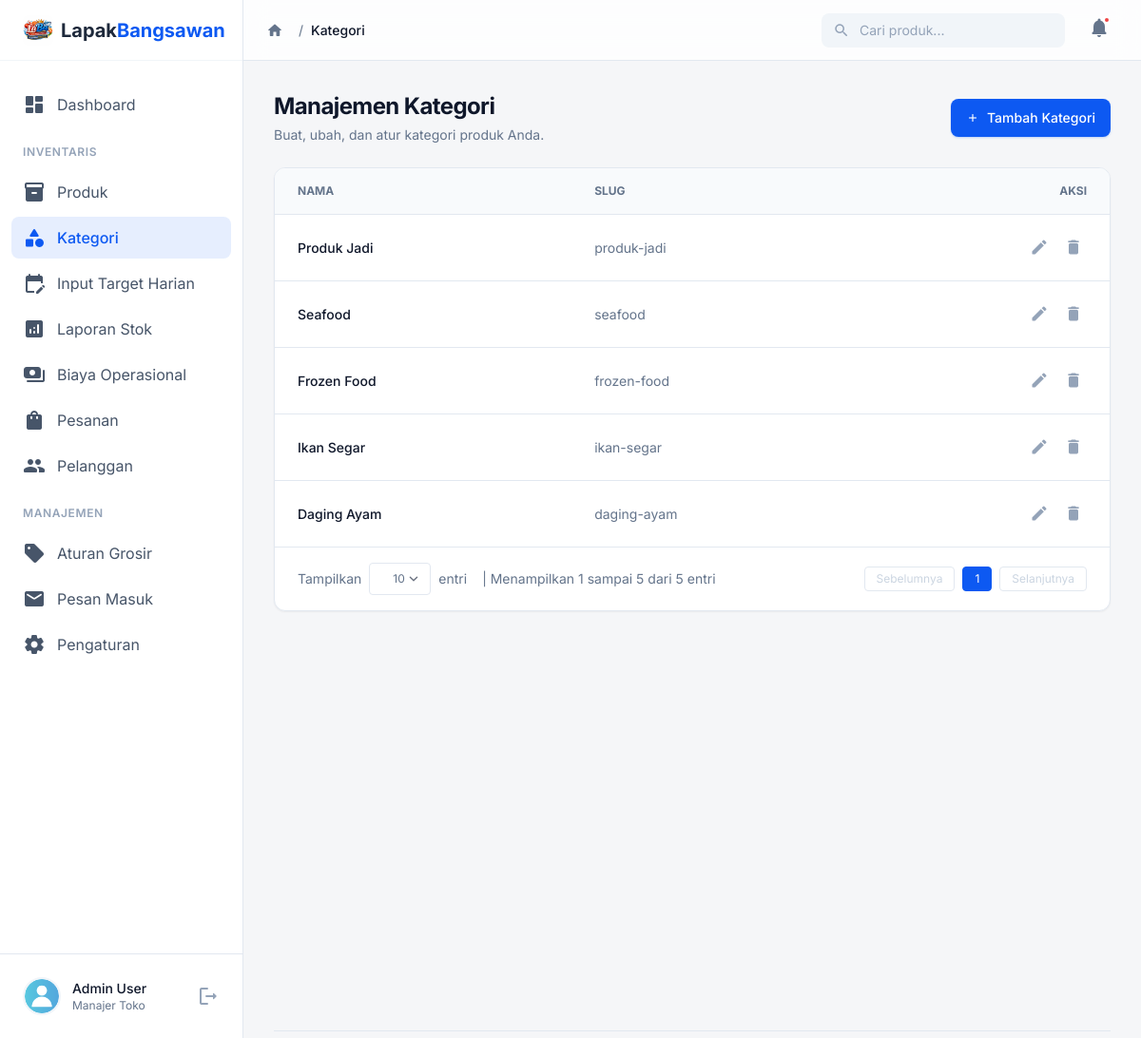
Screenshot of /admin/categories.php (signed in) with the database file from the repository.
### tables this page shows
CREATE TABLE `users` (
  `id` int(11) NOT NULL,
  `username` varchar(50) NOT NULL,
  `full_name` varchar(100) DEFAULT 'Admin User',
  `password` varchar(255) NOT NULL,
  `email` varchar(100) NOT NULL,
  `created_at` timestamp NOT NULL DEFAULT current_timestamp()
);

CREATE TABLE `categories` (
  `id` int(11) NOT NULL,
  `name` varchar(100) NOT NULL,
  `slug` varchar(100) NOT NULL,
  `created_at` timestamp NOT NULL DEFAULT current_timestamp()
);

### admin/categories.php (the view, shortened to what the rows shown need)
<?php
require(ROOT_PATH . "includes/admin/notification_logic.php");
$limit = isset($_GET['limit']) ? intval($_GET['limit']) : 10;
$page = isset($_GET['page']) ? (int) $_GET['page'] : 1;
$start = ($page > 1) ? ($page * $limit) - $limit : 0;
$result = $conn->query("SELECT * FROM categories ORDER BY id DESC LIMIT $start, $limit");
?>
<!DOCTYPE html>
<html class="light" lang="en">
<head>
    <script src="https://cdn.tailwindcss.com?plugins=forms,container-queries"></script>
    <script id="tailwind-config">
        tailwind.config = {
            darkMode: "class",
            theme: {
                extend: {
                    colors: {
                        "primary": "#0d59f2",
                        "background-light": "#f5f6f8",
                        "background-dark": "#101622",
                        "surface-light": "#ffffff",
                        "surface-dark": "#1e293b",
                    },
                    fontFamily: {
                        "display": ["Inter", "sans-serif"]
                    },
                    borderRadius: { "DEFAULT": "0.25rem", "lg": "0.5rem", "xl": "0.75rem", "2xl": "1rem", "full": "9999px" },
                },
            },
        }
    </script>
</head>
<body
    class="bg-background-light dark:bg-background-dark text-slate-600 dark:text-slate-300 font-display transition-colors duration-200 antialiased overflow-hidden h-screen flex">
    <?php include ROOT_PATH . "includes/admin/sidebar.php"; ?>
    <main class="flex-1 flex flex-col h-full relative overflow-hidden">
        <?php $page_title = "Kategori";
        include ROOT_PATH . "includes/admin/header.php"; ?>
        <div class="flex-1 overflow-y-auto p-6 md:p-8 scroll-smooth">
            <div class="max-w-7xl mx-auto flex flex-col gap-6 w-full h-full">
                <?php if (isset($_GET['action']) && ($_GET['action'] == 'add' || $_GET['action'] == 'edit')):
                    $edit_row = null;
                    if ($_GET['action'] == 'edit' && isset($_GET['id'])) {
                        $eid = intval($_GET['id']);
                        $edit_row = mysqli_fetch_assoc($conn->query("SELECT * FROM categories WHERE id=$eid"));
                    }
                    ?>
                    <div
                        class="bg-surface-light dark:bg-surface-dark rounded-xl border border-slate-200 dark:border-slate-800 p-6 max-w-2xl">
                        <h2 class="text-xl font-bold text-slate-900 dark:text-white mb-6">
                            <?php echo isset($edit_row) ? 'Ubah Kategori' : 'Tambah Kategori Baru'; ?>
                        </h2>
                        <form method="POST" enctype="multipart/form-data" class="flex flex-col gap-6">
                            <?php if (isset($edit_row)): ?>
                                <input type="hidden" name="id" value="<?php echo $edit_row['id']; ?>">
                                <input type="hidden" name="update_category" value="1">
                            <?php else: ?>
                                <input type="hidden" name="add_category" value="1">
                            <?php endif; ?>
                            <div>
                                <label class="block text-sm font-medium text-slate-700 dark:text-slate-300 mb-2">Category
                                    Name</label>
                                <input type="text" name="name" required value="<?php echo $edit_row['name'] ?? ''; ?>"
                                    class="w-full rounded-lg border-slate-200 bg-slate-50 dark:bg-slate-800 dark:border-slate-700 text-slate-900 dark:text-white focus:ring-primary focus:border-primary">
                            </div>
                            <div class="flex gap-4 pt-4">
                                <button type="submit"
                                    class="bg-primary text-white px-6 py-2.5 rounded-lg hover:bg-blue-600 transition-colors font-medium">Simpan
                                    Kategori</button>
                                <a href="categories.php"
                                    class="bg-slate-100 text-slate-700 px-6 py-2.5 rounded-lg hover:bg-slate-200 dark:bg-slate-800 dark:text-slate-300 transition-colors font-medium">Batal</a>
                            </div>
                        </form>
                    </div>
                <?php else: ?>
                    <div class="flex flex-col md:flex-row md:items-center justify-between gap-4">
                        <div>
                            <h2 class="text-2xl font-bold tracking-tight text-slate-900 dark:text-white">Manajemen Kategori
                            </h2>
                        </div>
                    </div>
                    <div
                        class="bg-surface-light dark:bg-surface-dark rounded-xl border border-slate-200 dark:border-slate-800 shadow-sm overflow-hidden">
                        <div class="overflow-x-auto">
                            <table
                                class="min-w-full divide-y divide-slate-200 dark:divide-slate-800 text-left text-sm text-slate-500 dark:text-slate-400">
                                <thead
                                    class="bg-slate-50 dark:bg-slate-800/50 text-xs uppercase font-semibold text-slate-500">
                                    <tr>
                                        <th class="px-6 py-4">
                                            Nama</th>
                                        <th class="px-6 py-4">
                                            Slug</th>
                                        <th class="px-6 py-4 text-right">
                                            Aksi</th>
                                    </tr>
                                </thead>
                                <tbody class="divide-y divide-slate-200 dark:divide-slate-800">
                                    <?php while ($row = mysqli_fetch_assoc($result)): ?>
                                        <tr class="hover:bg-slate-50 dark:hover:bg-slate-800/50 transition-colors group">
                                            <td class="whitespace-nowrap px-6 py-4">
                                                <div class="font-medium text-slate-900 dark:text-white">
                                                    <?php echo htmlspecialchars($row['name']); ?>
                                                </div>
                                            </td>
                                            <td class="whitespace-nowrap px-6 py-4 text-sm text-slate-500">
                                                <?php echo htmlspecialchars($row['slug']); ?>
                                            </td>
                                            <td class="whitespace-nowrap px-6 py-4 text-right font-medium">
                                                <div class="flex items-center justify-end gap-2">
                                                    <a href="?action=edit&id=<?php echo $row['id']; ?>"
                                                        class="text-slate-400 hover:text-primary transition-colors p-1 rounded-md hover:bg-slate-100 dark:hover:bg-slate-800">
                                                        <span class="material-icons-round text-xl">edit</span>
                                                    </a>
                                                    <a href="#"
                                                        onclick="confirmDelete('?action=delete&id=<?php echo $row['id']; ?>')"
                                                        class="text-slate-400 hover:text-red-600 transition-colors p-1 rounded-md hover:bg-red-50 dark:hover:bg-red-900/20">
                                                        <span class="material-icons-round text-xl">delete</span>
                                                    </a>
                                                </div>
                                            </td>
                                        </tr>
                                    <?php endwhile; ?>
                                </tbody>
                            </table>
                        </div>
                    </div>
                <?php endif; ?>
            </div>
        </div>
    </main>
</body>
</html>

### includes/admin/sidebar.php (shortened to what the rows shown need)
<?php
$username = $_SESSION['username'] ?? 'Admin User';
?>
<aside id="admin-sidebar"
    class="fixed inset-y-0 left-0 z-50 w-64 bg-surface-light dark:bg-surface-dark border-r border-slate-200 dark:border-slate-800 flex flex-col h-full transform -translate-x-full lg:translate-x-0 lg:static lg:flex transition-transform duration-300 ease-in-out">
    <div class="p-4 border-t border-slate-200 dark:border-slate-800">
        <div
            class="flex items-center gap-3 p-2 rounded-lg hover:bg-slate-50 dark:hover:bg-slate-800 transition-colors cursor-pointer">
            <div class="flex-1 min-w-0">
                <p class="text-sm font-medium text-slate-900 dark:text-white truncate">
                    <?php
                    if (isset($conn) && isset($_SESSION['user_id'])) {
                        $uid = $_SESSION['user_id'];
                        $u_res = $conn->query("SELECT full_name FROM users WHERE id=$uid");
                        if ($u_res && $u_row = $u_res->fetch_assoc()) {
                            echo htmlspecialchars($u_row['full_name'] ? $u_row['full_name'] : $username);
                        } else {
                            echo htmlspecialchars($username);
                        }
                    } else {
                        echo htmlspecialchars($username);
                    }
                    ?>
                </p>
                <p class="text-xs text-slate-500 truncate">Manajer Toko</p>
            </div>
        </div>
    </div>
</aside>

### rows the page displays
users: full_name "Admin User"
categories: name "Produk Jadi", slug "produk-jadi"
categories: name "Seafood", slug "seafood"
categories: name "Frozen Food", slug "frozen-food"
categories: name "Ikan Segar", slug "ikan-segar"
categories: name "Daging Ayam", slug "daging-ayam"

### other values shown
$page_title "Kategori"
$start + 1 "1"
min($start + $limit, $total_categories) "5"
$total_categories "5"
